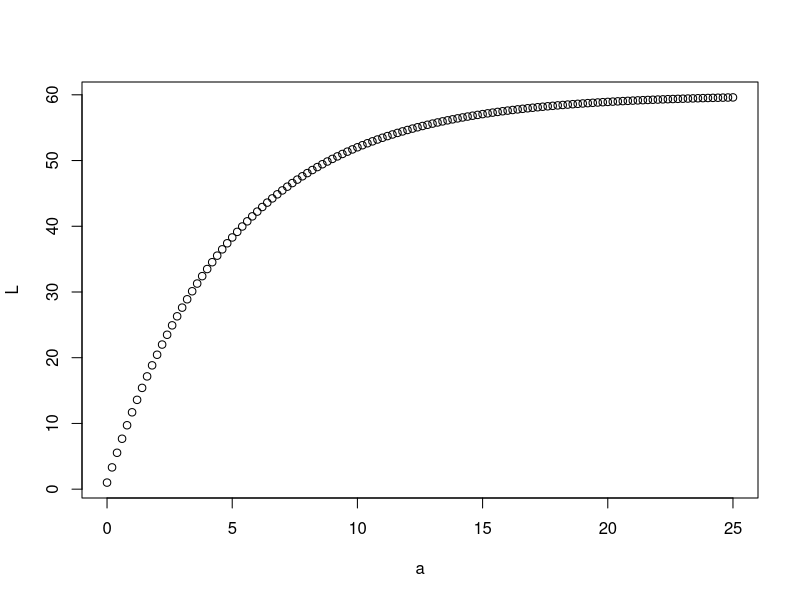
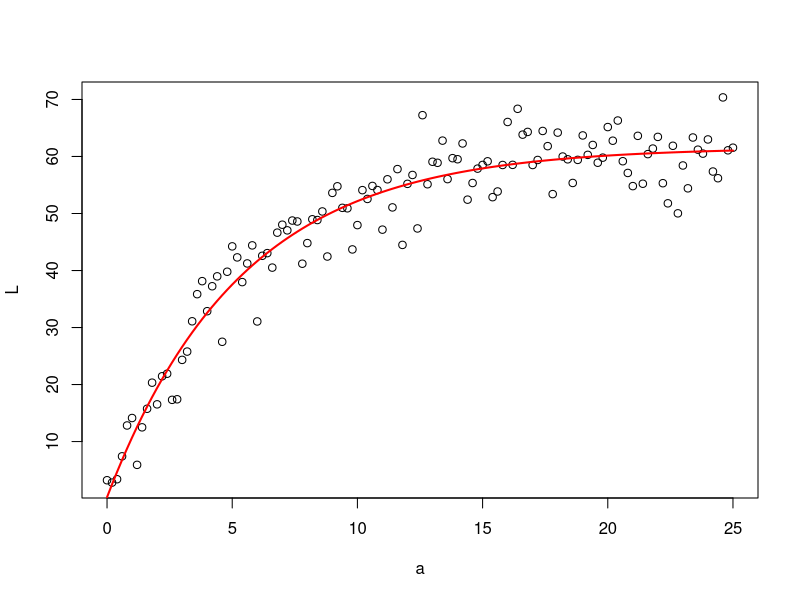

Here is the R script that generated these plots, in order: (Note: this script raises an error after producing the figures.)
## ---- chunk 1
ages <- seq(0,25,0.2)
vb.L0 <- 1
vb.Linf <- 60
vb.k <- -0.2

vb.f <- function(a){vb.Linf + (vb.L0 - vb.Linf) * exp(vb.k*a)}
lengths <- vb.f(ages)
vb.df <- data.frame(a=ages, L=lengths)
plot(L~a, data=vb.df)

## can we estimate this model?
# vb.fit <- nls(L ~ Linf + (L0-Linf) * exp(k * a), data=vb.df, start=list(Linf=60, k=-0.2, L0=1))

vb.df$L <-vb.df$L + rnorm(length(ages),0,5)
plot(L~a, data=vb.df)
vb.fit <- nls(L ~ Linf + (L0-Linf) * exp(k * a), data=vb.df, start=list(Linf=60, k=-0.2, L0=1))
lines(ages, predict(vb.fit), col="red", lwd=2)
vb.fit
## ---- chunk 2
ages <- seq(0,25,0.2)
vb.L0 <- 1
vb.Linf <- c(60,100)
vb.k <- c(-0.2,-0.1)

vb.f <- function(a, L0, Linf, k){Linf + (L0 - Linf) * exp(k*a)}

vb.df <- rbind(
data.frame(type="type1",a=ages,L=vb.f(ages, vb.L0, vb.Linf[1], vb.k[1])),
data.frame(type="type2",a=ages,L=vb.f(ages, vb.L0, vb.Linf[2], vb.k[2]))
)
g <- ggplot(vb.df, aes(x=a,y=L)) + geom_line(aes(col=type))
g

## ---- chunk 3
## generate 1E06 growth trajectories
set.seed(1973)

vb.L0 <- 2
## VB Linf
vb.Linf.mean <- 60
vb.Linf.sd <- 10

## VB k
vb.k.mean <- 0.25
vb.k.sd <- 0.05

n.sim <- 1E06
fish.number <- 1:n.sim
fish.Linf <- rnorm(n.sim, vb.Linf.mean, vb.Linf.sd)
fish.k <- rnorm(n.sim, vb.k.mean, vb.k.sd)

fishes <- data.frame(
  fish.number=rep(fish.number, each=20),
  Linf=rep(fish.Linf, each=20),
  k=rep(fish.k, each=20),
  age=rep(1:20, n.sim)
  )
fishes$u.id <- paste(fishes$fish.number, fishes$age, sep="-")
fishes$length <- fishes$Linf + (vb.L0-fishes$Linf) * exp(-fishes$k* fishes$age)

## for each of 100 fish, select an age at which it will be captured
n.caught <- 100
caught.df <- data.frame(fish.number=sample(1:n.sim, n.caught, replace=FALSE), age=sample(1:20, n.caught, replace=TRUE))
caught.df$u.id <- paste(caught.df$fish.number, caught.df$age, sep="-")

ss <- which(fishes$u.id %in% caught.df$u.id)

age.length.pairs <- fishes[ss,c("length","age")]

vb.fit1 <- nls(length ~ Asym + (L0-Asym) * exp(-lrc * age), data=age.length.pairs, start=list(Asym=vb.Linf.mean, lrc=vb.k.mean, L0=vb.L0))

summary(vb.fit1)

plot(length~jitter(age), data=age.length.pairs, pch=19, col=grey(0.8))
ages <- seq(0,20,0.25)
lines(ages, predict(vb.fit1, newdata=data.frame(age=ages)), col="red", lwd=2)

## ---- chunk 4
## now identify 100 individuals and use their growth trajectories
n.detail <- 100

n.sim <- 1E06

detail.df <- data.frame(fish.number=sample(1:n.sim, n.detail, replace=FALSE), age=sample(1:20, n.detail, replace=TRUE))
detail.df$u.id <- paste(detail.df$fish.number, detail.df$age, sep="-")

back.calc.df <- data.frame(fish.number=-99, Linf=-99, k=-99, age=-99, u.id="-99-99", length=-99)

## for each fish, keep only the ages before its capture
## for JAGS
n.rows <- length(unique(detail.df$fish.number))
for.fish.matrix <- matrix(rep(NA, 20*n.rows), nr=n.rows)
dimnames(for.fish.matrix) <- list(fish.number=unique(detail.df$fish.number), age=1:20)

for(f in 1:n.detail){
  this.fish <- detail.df$fish.number[f]
  this.age <- detail.df$age[f]
  temp.df <- fishes[fishes$fish.number==this.fish & fishes$age <= this.age,]
  back.calc.df <- rbind(back.calc.df, temp.df)
  for.fish.matrix[as.character(this.fish),1:nrow(temp.df)] <- temp.df$length
}

back.calc.df <- back.calc.df[2:nrow(back.calc.df),]

par(mar=c(3,3,0.1,0.3))
plot(1:20, for.fish.matrix[1,], xlim=c(1,20), ylim=c(0,80), type='l')
for(r in 2:100){points(1:20,for.fish.matrix[r,],type='l')}

